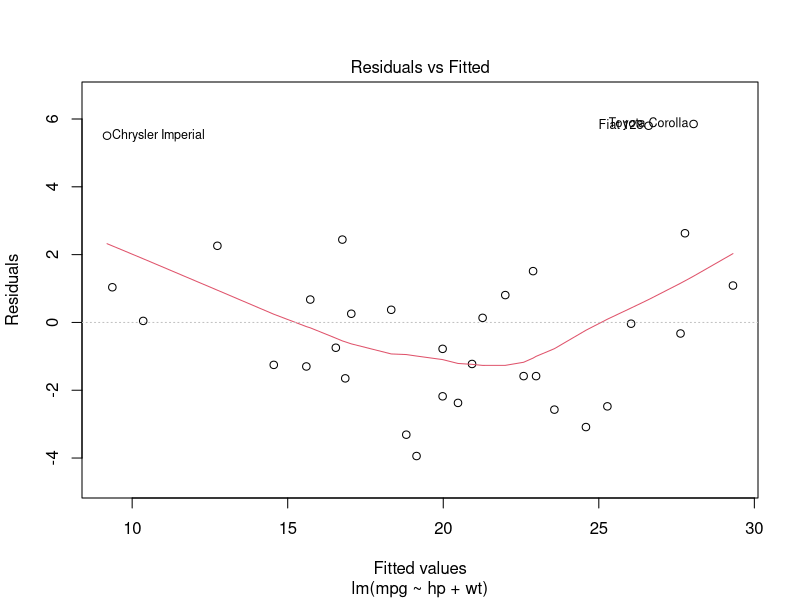
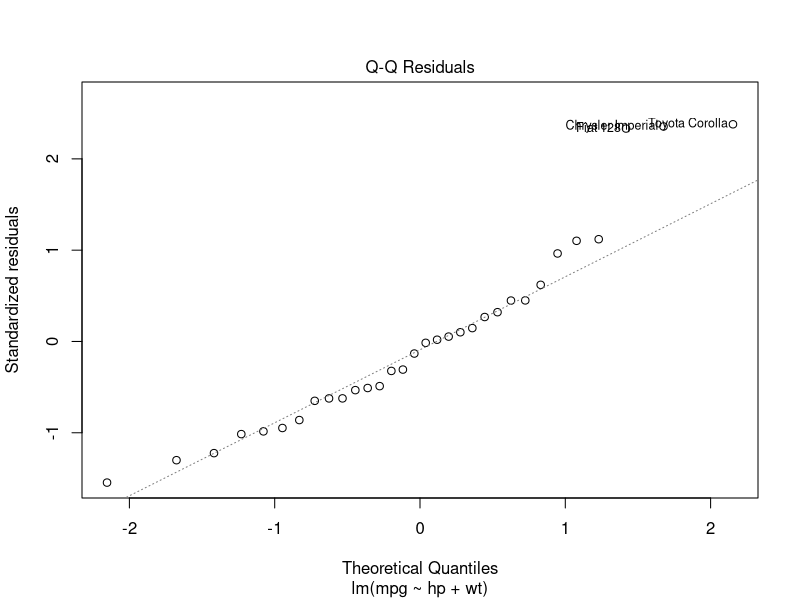
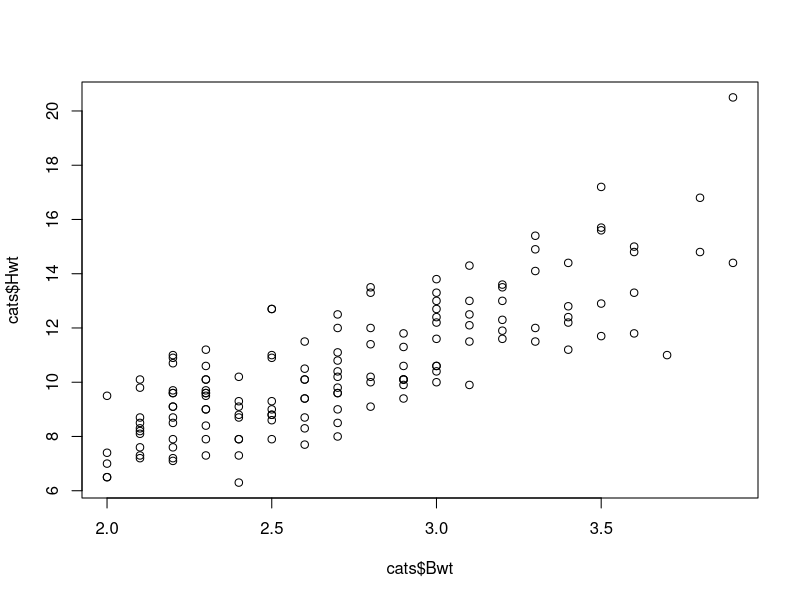
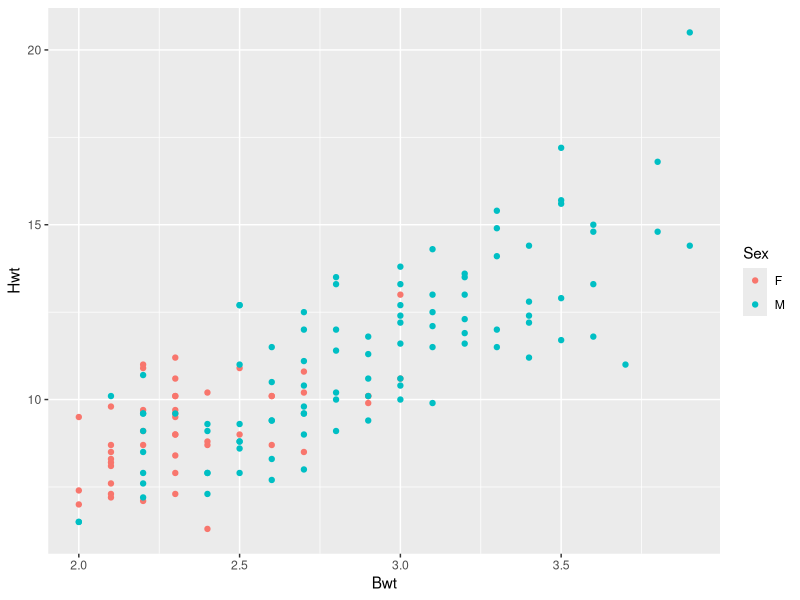

R code for these plots, in order:
## ---- chunk 1
knitr::opts_chunk$set(echo=T,eval=T,message=F,warning=F,fig.align='center')
library(tidyverse)
## ---- chunk 2
lm.mtcars = lm(mpg ~ hp + wt, data = mtcars)
plot(lm.mtcars,ask=F,which=1:2)
## ---- chunk 3
summary(lm.mtcars)
## ---- chunk 4
confint(lm.mtcars)
## ---- chunk 5
library(MASS)
head(cats)
## ---- chunk 6
plot(cats$Bwt, cats$Hwt)
## ---- chunk 7
lm.cats = lm(cats$Hwt ~ cats$Bwt)
summary(lm.cats)
## ---- chunk 8
cats %>% ggplot(aes(x = Bwt, y = Hwt, color = Sex)) + geom_point() 
## ---- chunk 9
lm.cats = lm(cats$Hwt ~ cats$Bwt + cats$Sex + cats$Bwt:cats$Sex)
summary(lm.cats)
